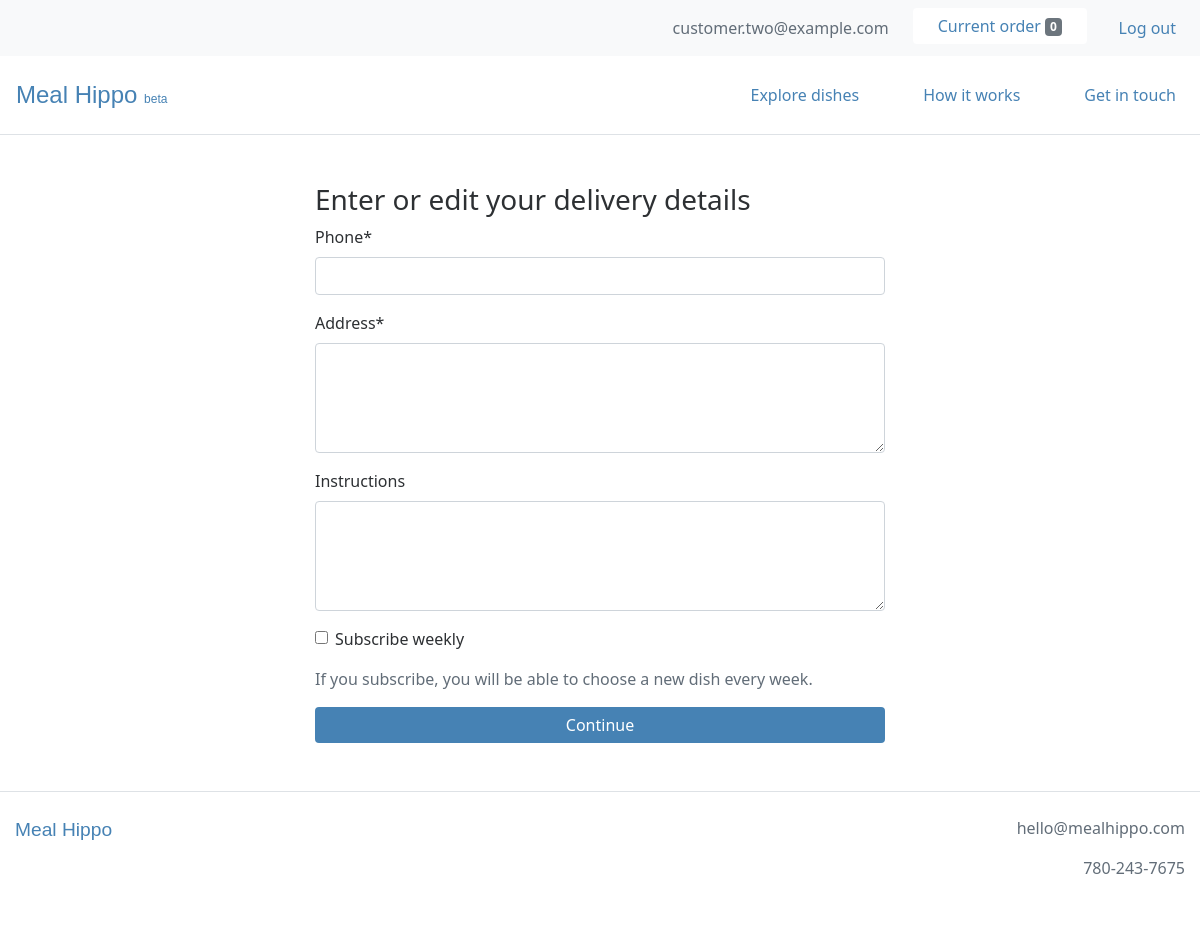
/order/delivery (signed in), run on an earlier commit of the app's database.
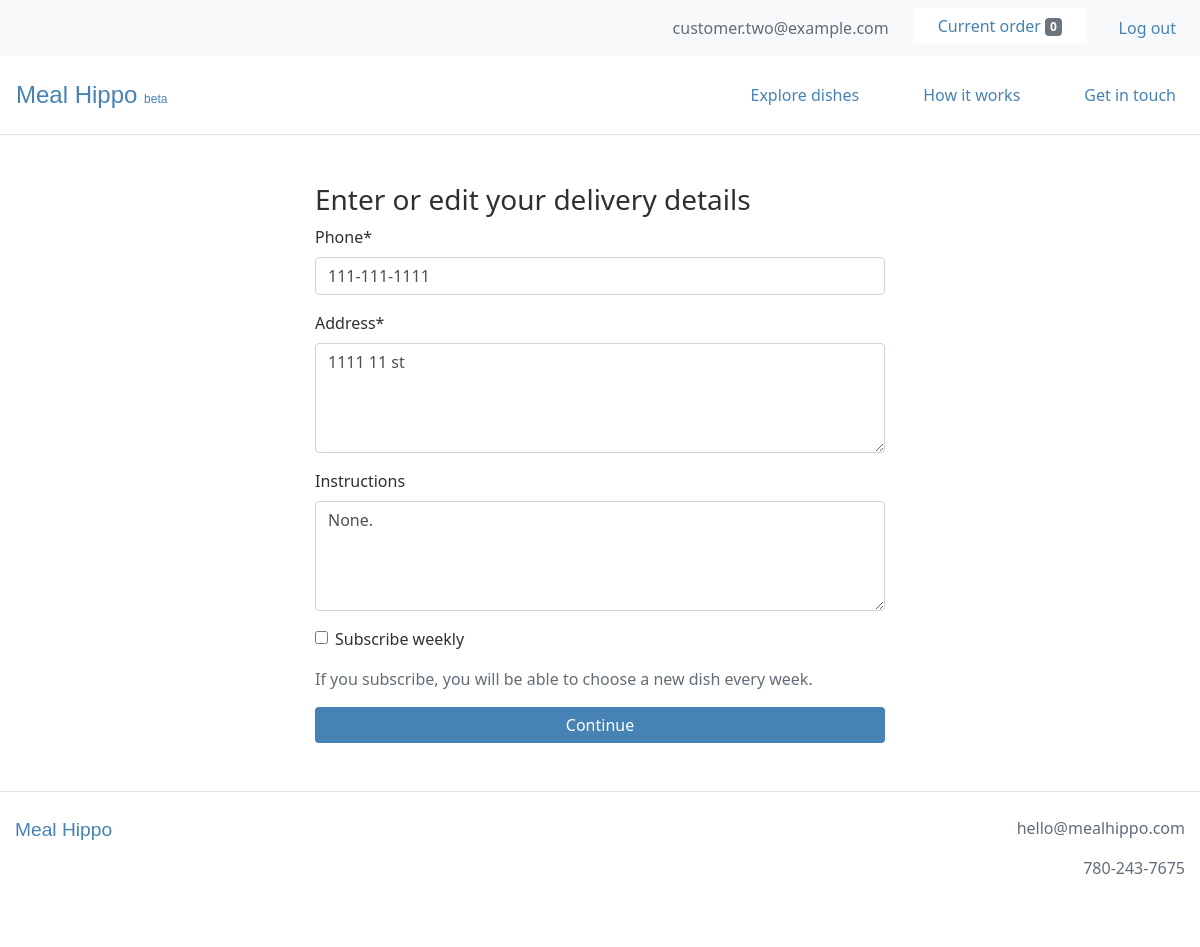
And on a later commit of the database.
### webplatform/models.py (models this page shows, shortened)
class UserDeliveryDetail(models.Model):
    user = models.OneToOneField(settings.AUTH_USER_MODEL, on_delete=models.CASCADE)
    phone = models.CharField(max_length=20)
    address = models.TextField()
    instructions = models.TextField(blank=True, null=True)
    is_subscribed = models.BooleanField(default=False, verbose_name='subscribe weekly')

### webplatform/views.py (the view)
# urls.py: path('order/delivery', views.OrderDeliveryView.as_view(), name='order_delivery_view'),
class OrderDeliveryView(LoginRequiredMixin, UpdateView):
    login_url = 'login'
    template_name = 'webplatform/order_delivery_view.html'
    form_class = forms.OrderDeliveryForm
    success_url = reverse_lazy('webplatform:order_payment_view')
    def get_object(self):
        return get_object_or_404(models.UserDeliveryDetail, user=self.request.user)

### webplatform/forms.py
class OrderDeliveryForm(ModelForm):
    class Meta:
        model = models.UserDeliveryDetail
        fields = ['phone', 'address', 'instructions', 'is_subscribed']
        widgets = {
          'address': forms.Textarea(attrs={'rows':4}),
          'instructions': forms.Textarea(attrs={'rows':4}),
        }

### webplatform/templatetags/cart_templatetags.py (called while the page is built)
@register.filter
def cart_item_count(user):
    if user.is_authenticated:
        queryset = models.Order.objects.filter(user=user, is_completed=False)
        if queryset.exists():
            return queryset[0].items.count()
    return 0

### webplatform/templates/webplatform/order_delivery_view.html (shortened to what this page needs)
{% extends 'base.html' %}
{% load static %}
{% load crispy_forms_tags %}
{% load humanize %}
{% block content %}
<div class="container-fluid my-5">
  <div class="row">
    <div class="col-lg-6 offset-lg-3 col-md-8 offset-md-2 col-12">
      <h3>Enter or edit your delivery details</h3>
      <form method="post">
        {{ form|crispy }}
        <p>If you subscribe, you will be able to choose a new dish every week.</p>
        <input type="submit" value="Continue" class="btn btn-primary btn-block">
      </form>
    </div>
  </div>
</div>
{% endblock %}

What changed in the data, as far as the page shows it:
changed UserDeliveryDetail: phone (not shown) → "111-111-1111"; address (not shown) → "1111 11 st"; instructions (not shown) → "None."
